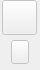
       <widget class="QWidget" name="w2_8" native="true">
        <property name="sizePolicy">
         <sizepolicy hsizetype="Fixed" vsizetype="Fixed">
          <horstretch>0</horstretch>
          <verstretch>0</verstretch>
         </sizepolicy>
        </property>
        <property name="minimumSize">
         <size>
          <width>40</width>
          <height>70</height>
         </size>
        </property>
        <property name="maximumSize">
         <size>
          <width>40</width>
          <height>70</height>
         </size>
        </property>
        <layout class="QVBoxLayout" name="verticalLayout_w2_8">
         <property name="spacing">
          <number>0</number>
         </property>
         <property name="leftMargin">
          <number>0</number>
         </property>
         <property name="topMargin">
          <number>0</number>
         </property>
         <property name="rightMargin">
          <number>0</number>
         </property>
         <property name="bottomMargin">
          <number>0</number>
         </property>
         <item>
          <widget class="QWidget" name="w2_top_8" native="true">
           <layout class="QHBoxLayout" name="horizontalLayout_w2_top_8">
            <property name="spacing">
             <number>0</number>
            </property>
            <property name="leftMargin">
             <number>0</number>
            </property>
            <property name="topMargin">
             <number>0</number>
            </property>
            <property name="rightMargin">
             <number>0</number>
            </property>
            <property name="bottomMargin">
             <number>0</number>
            </property>
            <item>
             <spacer name="horizontalSpacer_53">
              <property name="orientation">
               <enum>Qt::Horizontal</enum>
              </property>
              <property name="sizeHint" stdset="0">
               <size>
                <width>40</width>
                <height>20</height>
               </size>
              </property>
             </spacer>
            </item>
            <item>
             <widget class="QPushButton" name="pushButton_circle_4_3">
              <property name="enabled">
               <bool>false</bool>
              </property>
              <property name="sizePolicy">
               <sizepolicy hsizetype="Fixed" vsizetype="Fixed">
                <horstretch>0</horstretch>
                <verstretch>0</verstretch>
               </sizepolicy>
              </property>
              <property name="minimumSize">
               <size>
                <width>35</width>
                <height>35</height>
               </size>
              </property>
              <property name="maximumSize">
               <size>
                <width>35</width>
                <height>35</height>
               </size>
              </property>
              <property name="focusPolicy">
               <enum>Qt::NoFocus</enum>
              </property>
              <property name="styleSheet">
               <string notr="true">QPushButton:!checked{
border-image: url(:/circle_unchecked.svg);
}
QPushButton:checked{
border-image: url(:/circle_checked.svg);
}
</string>
              </property>
              <property name="text">
               <string/>
              </property>
              <property name="checkable">
               <bool>true</bool>
              </property>
             </widget>
            </item>
            <item>
             <spacer name="horizontalSpacer_54">
              <property name="orientation">
               <enum>Qt::Horizontal</enum>
              </property>
              <property name="sizeHint" stdset="0">
               <size>
                <width>40</width>
                <height>20</height>
               </size>
              </property>
             </spacer>
            </item>
           </layout>
          </widget>
         </item>
         <item>
          <widget class="QWidget" name="w2_bottom_8" native="true">
           <layout class="QHBoxLayout" name="horizontalLayout_w2_bottom_8">
            <property name="spacing">
             <number>0</number>
            </property>
            <property name="leftMargin">
             <number>0</number>
            </property>
            <property name="topMargin">
             <number>0</number>
            </property>
            <property name="rightMargin">
             <number>0</number>
            </property>
            <property name="bottomMargin">
             <number>0</number>
            </property>
            <item>
             <spacer name="horizontalSpacer_55">
              <property name="orientation">
               <enum>Qt::Horizontal</enum>
              </property>
              <property name="sizeHint" stdset="0">
               <size>
                <width>40</width>
                <height>20</height>
               </size>
              </property>
             </spacer>
            </item>
            <item>
             <widget class="QPushButton" name="pushButton_arrow_4_3">
              <property name="enabled">
               <bool>false</bool>
              </property>
              <property name="sizePolicy">
               <sizepolicy hsizetype="Fixed" vsizetype="Fixed">
                <horstretch>0</horstretch>
                <verstretch>0</verstretch>
               </sizepolicy>
              </property>
              <property name="minimumSize">
               <size>
                <width>18</width>
                <height>24</height>
               </size>
              </property>
              <property name="maximumSize">
               <size>
                <width>18</width>
                <height>24</height>
               </size>
              </property>
              <property name="styleSheet">
               <string notr="true">QPushButton:!checked{
border-image: url(:/null.svg);
}
QPushButton:checked{
border-image: url(:/arrow.svg);
}
</string>
              </property>
              <property name="text">
               <string/>
              </property>
              <property name="checkable">
               <bool>true</bool>
              </property>
             </widget>
            </item>
            <item>
             <spacer name="horizontalSpacer_56">
              <property name="orientation">
               <enum>Qt::Horizontal</enum>
              </property>
              <property name="sizeHint" stdset="0">
               <size>
                <width>40</width>
                <height>20</height>
               </size>
              </property>
             </spacer>
            </item>
           </layout>
          </widget>
         </item>
        </layout>
       </widget>
